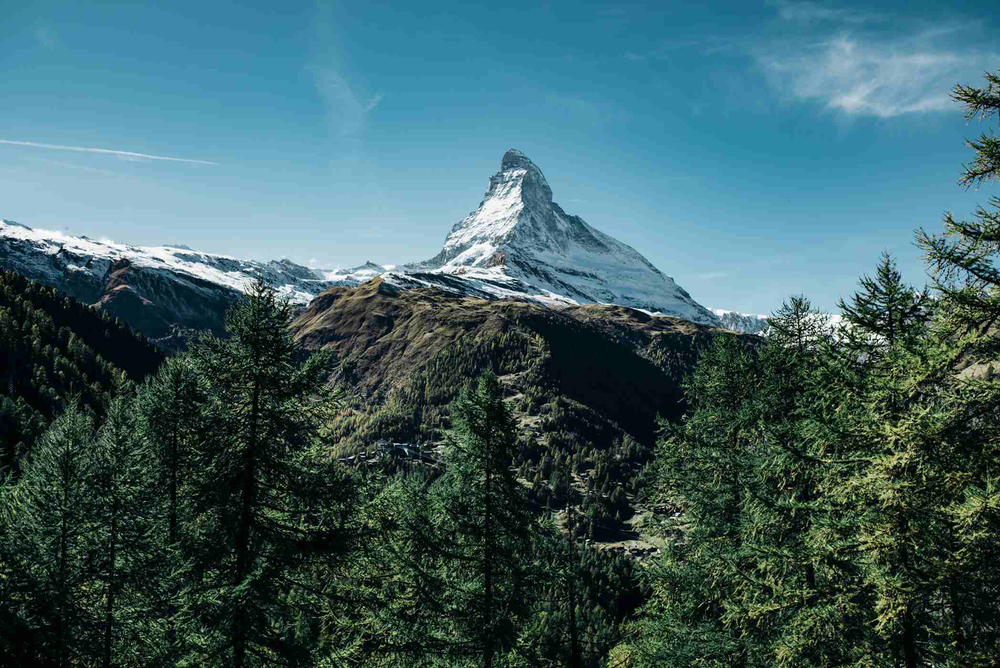
#> input picture images/reconstructed_image.png, 1000 x 668 px, shrunk from 2096 x 1400 before the run
$ python test.py
#> lines starting #> are read from the running program, lines starting #| are printed output that depends on the picture; after the words box and inside, x2 and y2 are one past the last pixel; in counts of white or black regions, pixels touching at a corner belong together
### TV_L2_Decomp.py
from scipy.fft import fft2, ifft2
import numpy as np


def psf2otf(psf, shape):
    """
    Convert a point spread function (PSF) to an optical transfer function (OTF).
    """
    psf_pad = np.zeros(shape)
    psf_pad[:psf.shape[0], :psf.shape[1]] = psf

    for axis, axis_size in enumerate(psf.shape):
        psf_pad = np.roll(psf_pad, -int(axis_size / 2), axis=axis)

    otf = fft2(psf_pad)
    n_ops = np.sum(psf_pad.size * np.log2(psf_pad.shape))
    otf[np.abs(otf) < n_ops * np.finfo(otf.dtype).eps] = 0
    return otf

def TV_L2_Decomp(Im, lambda_val=2e-2):
    S = Im.astype(np.float64)
    betamax = 1e5
    fx = np.array([[1, -1]])
    fy = np.array([[1], [-1]])

    N, M, D = Im.shape
    sizeI2D = (N, M)
    otfFx = psf2otf(fx, sizeI2D)
    otfFy = psf2otf(fy, sizeI2D)

    Normin1 = fft2(S, axes=(0, 1))
    Denormin2 = np.abs(otfFx)**2 + np.abs(otfFy)**2

    if D > 1:
        Denormin2 = np.repeat(Denormin2[:, :, np.newaxis], D, axis=2)

    beta = 2 * lambda_val

    while beta < betamax:
        lambeta = lambda_val / beta
        Denormin = 1 + beta * Denormin2

        # h-v subproblem
        u = np.concatenate([np.diff(S, axis=1), S[:, :1, :] - S[:, -1:, :]], axis=1)
        v = np.concatenate([np.diff(S, axis=0), S[:1, :, :] - S[-1:, :, :]], axis=0)
        u = np.sign(u) * np.maximum(np.abs(u) - lambeta, 0)
        v = np.sign(v) * np.maximum(np.abs(v) - lambeta, 0)

        # S subproblem
        Normin2 = np.concatenate([u[:, -1:, :] - u[:, :1, :], -np.diff(u, axis=1)], axis=1)
        Normin2 += np.concatenate([v[-1:, :, :] - v[:1, :, :], -np.diff(v, axis=0)], axis=0)

        FS = (Normin1 + beta * fft2(Normin2, axes=(0, 1))) / Denormin
        S = np.real(ifft2(FS, axes=(0, 1)))

        beta *= 2
        print('.', end='')

    T = Im - S
    print()
    return T, S

### blockRMV.py
import numpy as np
from numpy.fft import fft2, ifft2
# import cv2
# import matplotlib.pyplot as plt
from scipy.ndimage import gaussian_filter


def psf2otf(psf, out_size):
    # 確認psf是2D
    psf = np.atleast_2d(psf)

    psf_pad = np.zeros(out_size)
    psf_pad[:psf.shape[0], :psf.shape[1]] = psf

    # 將psf移動到中心
    for axis, axis_size in enumerate(psf.shape):
        psf_pad = np.roll(psf_pad, -int(axis_size / 2), axis=axis)

    otf = fft2(psf_pad)
    return otf

def blockRmv(img, beta=1):
    fx = np.array([1, -1])
    fy = np.array([[1], [-1]])
    N, M, D = img.shape
    sizeI2D = (N, M)

    otfFx = psf2otf(fx, sizeI2D)
    otfFy = psf2otf(fy, sizeI2D)
    Normin1 = fft2(img, axes=(0, 1))
    Denormin2 = np.abs(otfFx)**2 + np.abs(otfFy)**2

    if D > 1:
        Denormin2 = np.repeat(Denormin2[:, :, np.newaxis], D, axis=2)

    Denormin = 1 + beta * Denormin2

    # h-v subproblem
    u = np.concatenate((np.diff(img, axis=1), img[:, :1, :] - img[:, -1:, :]), axis=1)
    v = np.concatenate((np.diff(img, axis=0), img[:1, :, :] - img[-1:, :, :]), axis=0)

    u[:, 7::8, :] = 0
    v[7::8, :, :] = 0


    # S subproblem
    Normin2 = np.concatenate((u[:, -1:, :] - u[:, :1, :], -np.diff(u, axis=1)), axis=1)
    Normin2 += np.concatenate((v[-1:, :, :] - v[:1, :, :], -np.diff(v, axis=0)), axis=0)

    FS = (Normin1 + beta * fft2(Normin2, axes=(0, 1))) / Denormin
    out = np.real(ifft2(FS, axes=(0, 1)))

    return out

# [10 lines of commented-out code are left out]

### test.py
import numpy as np
import cv2
import matplotlib.pyplot as plt
# from skimage.restoration import (denoise_bilateral,denoise_tv_chambolle)
from TV_L2_Decomp import TV_L2_Decomp
# from laplacian import generate_refined_mask
from blockRMV import blockRmv

# Read the compressed image
case_path = 'images'
y = cv2.imread(f'{case_path}/reconstructed_image.png', cv2.IMREAD_COLOR)
#> y is the input picture: shape (668, 1000, 3); mean B, G, R 100.9, 96.7, 62.4
y = y.astype(np.float64) / 255.0  # Normalize to [0, 1]

# Read the uncompressed image
# original_img = 'train.png'
# x = cv2.imread(original_img, cv2.IMREAD_COLOR)
# x = x.astype(np.float64) / 255.0  # Normalize to [0, 1]

# Crop image to be a multiple of 8
H, W, D = y.shape
H = (H // 8) * 8
W = (W // 8) * 8

# x = x[:H, :W, :]
y = y[:H, :W, :]
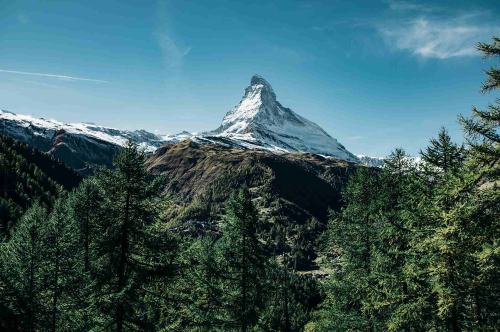
#> y: shape (664, 1000, 3) float64 (shown at 1/2 size); mean B, G, R 0.397, 0.381, 0.245

# Generate a curve f, g is the first derivative of function f

def curve(m, sig):
    # 定義 Sigmoid 函式
    f = lambda x: 255 / (1 + np.exp(sig * (-x + m)))

    # 定義 Sigmoid 函式的導數
    g = lambda x: (sig * 255 * np.exp(sig * (-x + m))) / (1 + np.exp(sig * (-x + m)))**2

    return f, g

f, g = curve(100, 0.04)

# Apply the curve to compressed and uncompressed image
# x_f = f((x * 255).astype(int)) / 255
y_f_compressed = f((y * 255).astype(int)) / 255
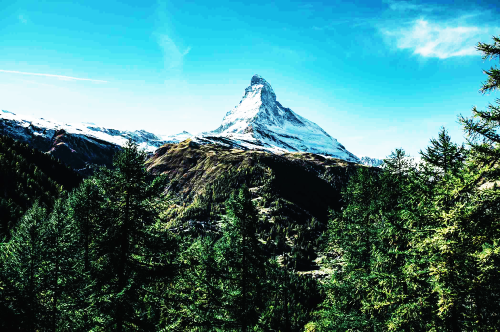
#> y_f_compressed: shape (664, 1000, 3) float64 (shown at 1/2 size); mean B, G, R 0.488, 0.489, 0.277

# Structure-texture separation (placeholder function)


y_text, y_struct = TV_L2_Decomp(y, 0.03)
#> the loop in TV_L2_Decomp, `while beta < betamax:` made 21 passes
#> pass 1, in TV_L2_Decomp, `v = np.concatenate([np.diff(S, axis=0), S[:1, :, :] - S[-1:, :, :]], a..`:
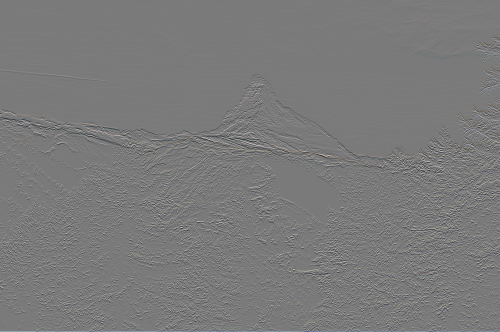
#> v: shape (664, 1000, 3) float64 (shown at 1/2 size); mean B, G, R -1.16e-16, -1.02e-16, -1.78e-16; drawn with min black and max white
#> after the loop in TV_L2_Decomp, `while beta < betamax:`: beta = 125829.1


#  boost structure
y_f_struct = f(y_struct*255)/255;

#  computer the ratio
#  multi is the factor K in equation  (6)
multi = g(y_struct*255);  #multi = g(y_struct);
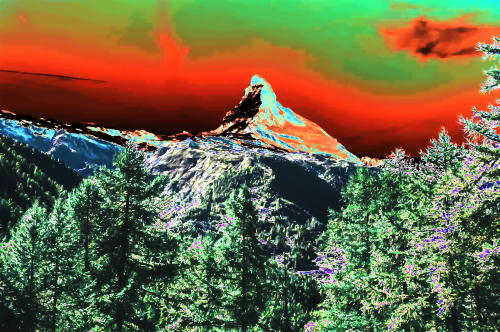
#> multi: shape (664, 1000, 3) float64 (shown at 1/2 size); mean B, G, R 0.719, 1.05, 1.13; drawn with min black and max white
y_f_text = multi*y_text;


def custom_blockproc(image, block_size, func, expand_block=False):
    # Initialize the result array
    if expand_block:
        # Expand dimensions to be able to store each block as an 8x8 region
        result = np.zeros((image.shape[0] * block_size[0], image.shape[1] * block_size[1]), dtype=np.float64)
    else:
        result = np.zeros_like(image, dtype=np.float64)

    # Iterate over blocks
    for i in range(0, image.shape[0], block_size[0]):
        for j in range(0, image.shape[1], block_size[1]):
            # Extract the current block
            current_block = image[i:i + block_size[0], j:j + block_size[1]]
            block_result = func(current_block)

            if expand_block:
                # Expand result to 8x8 if `expand_block` is True
                expanded_block = np.ones(block_size) * block_result
                # Assign to the correct location in the result
                result[i*block_size[0]:(i+1)*block_size[0], j*block_size[1]:(j+1)*block_size[1]] = expanded_block
            else:
                result[i:i + block_size[0], j:j + block_size[1]] = block_result
    return result

# Weight matrix for DCT-based function
w = np.ones((8, 8))
w[0, 0] = 0
w[0, 1] = 0
w[1, 0] = 0

# Define the function to calculate the texture index for each block
def text_idx_fun(block):
    dct_block = cv2.dct(block.astype(np.float32))
    return np.sum(np.abs(dct_block) * w)

text_idx = []
for c in range(3):  # RGB channels
    text_idx.append(custom_blockproc(y_text[:, :, c], (8, 8), text_idx_fun))
#> after the loop, text_idx = 3 items
text_idx = np.max(text_idx, axis=0)
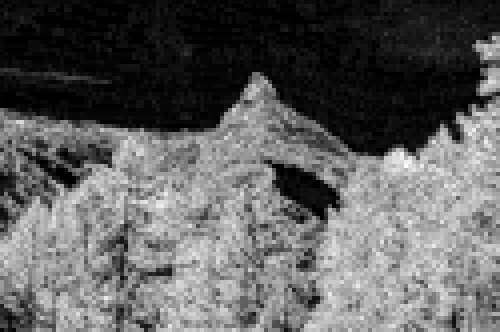
#> text_idx: shape (664, 1000) float64 (shown at 1/2 size); min 0.000154, max 3.3, mean 1.24; drawn with min black and max white

# Threshold `text_idx` to create a binary map `text_reg`
text_reg = (text_idx > 0.1).astype(int)
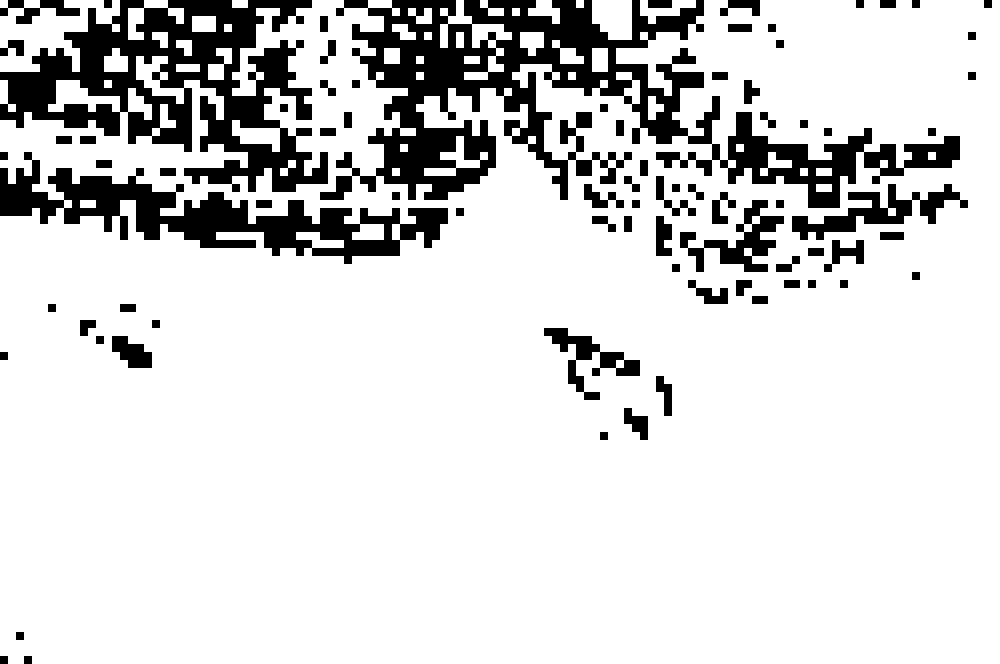
#> text_reg: shape (664, 1000) int64; values 0 (black) and 1 (white), 84.1% white; 80 black regions, largest, box (x1, y1, x2, y2) and area: (320, 0, 960, 208) 42048, (0, 0, 328, 192) 27456, (0, 152, 448, 264) 15936

# Expand `text_reg` to an 8x8 block-based map
text_map = custom_blockproc(text_reg, (1, 1), lambda block: block[0, 0], expand_block=True)


# [15 lines of commented-out code are left out]
y_text_refined = blockRmv(y_text, 5)
#> in blockRmv, `u[:, 7::8, :] = 0`:
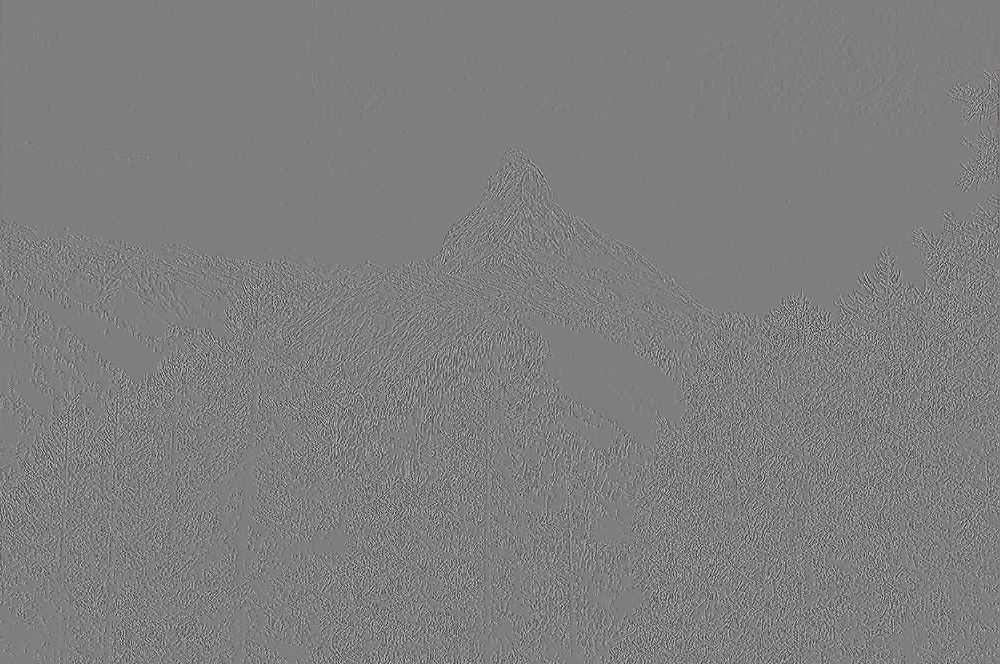
#> u: shape (664, 1000, 3) float64; mean B, G, R -1.85e-05, -1.86e-05, -2.07e-05; drawn with min black and max white
# Final combination
text_map_refined2_repeated = np.repeat(text_map[:, :, np.newaxis], 3, axis=2)
y_f_recovery = y_struct + multi * y_text_refined

# [5 lines of commented-out code are left out]

cv2.imwrite("result_no_map_no_g.png",y_f_recovery*255)
#> (the run stopped early here; a loop or call above may not have finished)

$ run again, with train.png copied over images/reconstructed_image.png
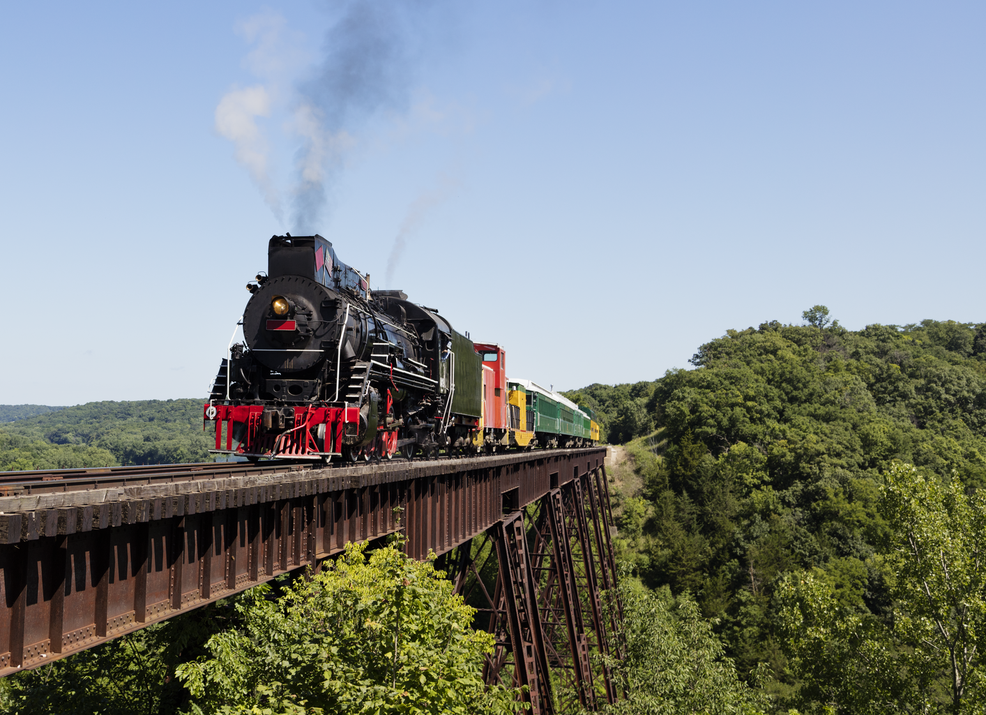
#> input picture train.png, 986 x 715 px, shrunk from 1544 x 1120 before the run
#> y is the input picture: shape (715, 986, 3); mean B, G, R 133.6, 133.8, 126.6
#> after the loop in TV_L2_Decomp, `while beta < betamax:`:
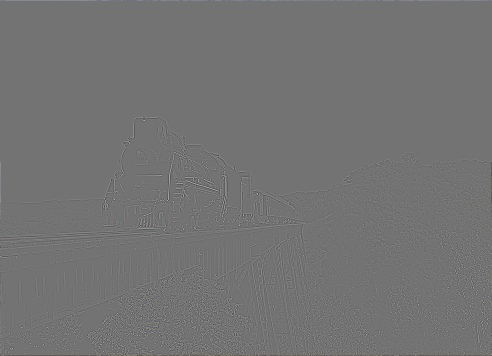
#> Normin2: shape (712, 984, 3) float64 (shown at 1/2 size); mean of channels 0, 1, 2 5.72e-17, 1.14e-17, 2.99e-17; drawn with min black and max white
#> after the loop in TV_L2_Decomp, `while beta < betamax:`: beta = 125829.1
#> after the loop `for c in range(3):`: text_idx = 3 items
#> `text_reg = (text_idx > 0.1).astype(int)`:
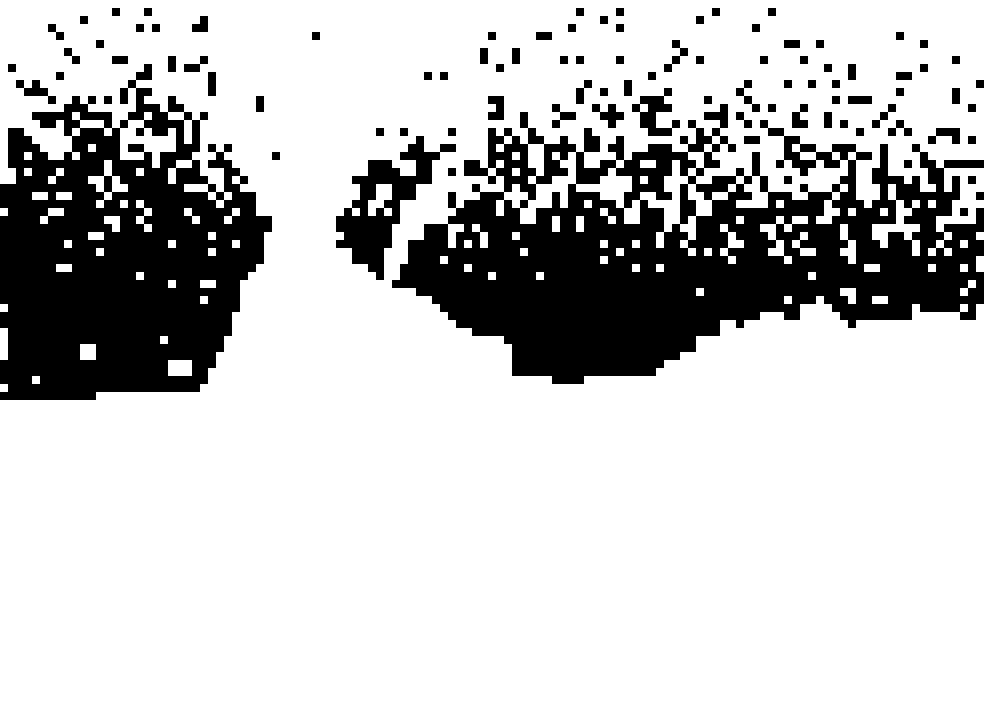
#> text_reg: shape (712, 984) int64; values 0 (black) and 1 (white), 77.8% white; 94 black regions, largest, box (x1, y1, x2, y2) and area: (392, 104, 984, 384) 82048, (0, 64, 272, 400) 57344, (336, 136, 456, 280) 5632
